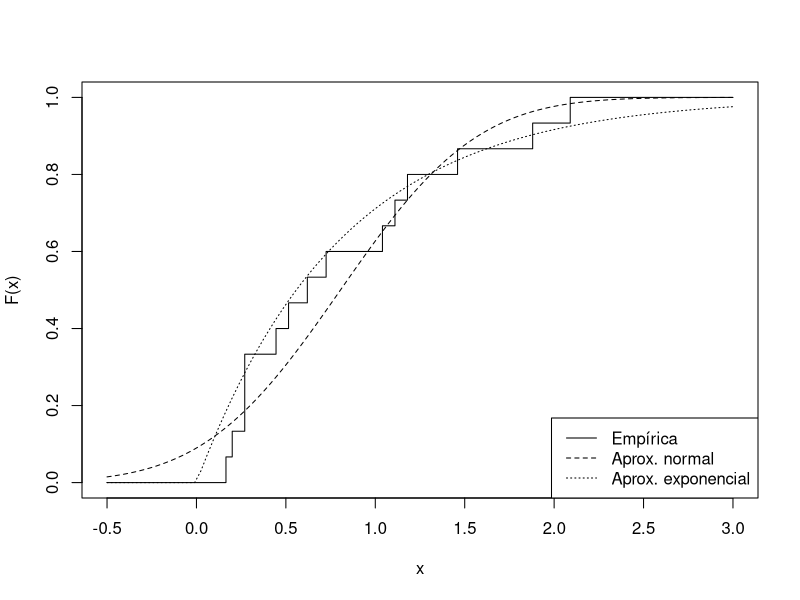
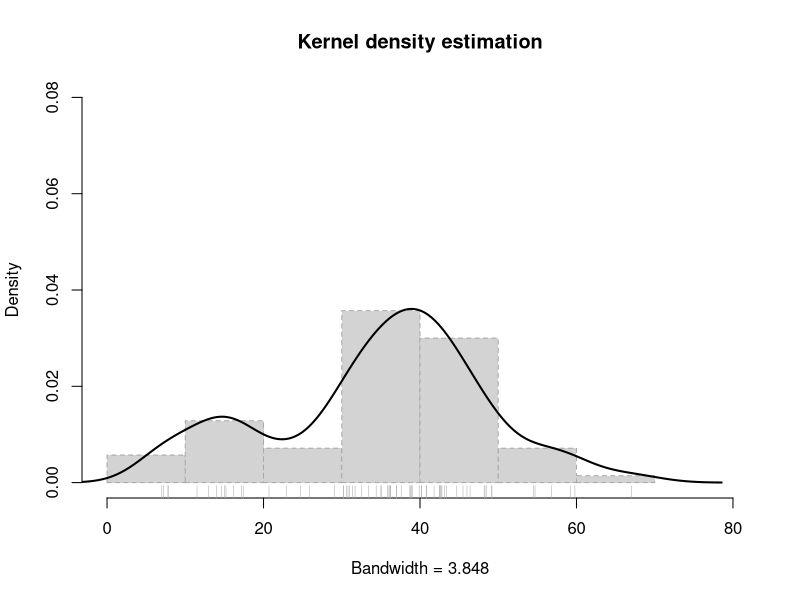

Generate these figures, in order, with R: (Note: this script raises an error after producing the figures.)
## ---- chunk 1

## ---- chunk 2
muestra <- c(0.143, 0.182, 0.256, 0.26, 0.27, 0.437, 0.509, 
             0.611, 0.712, 1.04, 1.09, 1.15, 1.46, 1.88, 2.08)
n <- length(muestra)
sigma <- 0.6

alfa <- 0.05
x_barra <- mean(muestra)

# Remuestreo
set.seed(1)
B <- 1000
estadistico_boot <- numeric(B)
for (k in 1:B) {
    # u <- rnorm(n)
    # remuestra <- u * sigma + x_barra
    remuestra <- rnorm(n, x_barra, sigma)
    x_barra_boot <- mean(remuestra)
    estadistico_boot[k] <- sqrt(n) * (x_barra_boot - x_barra)/sigma
}

# Aproximación bootstrap de los ptos críticos
# Empleando la distribución empírica del estadístico bootstrap: 
    # estadistico_boot_ordenado <- sort(estadistico_boot)
    # indice_inf <- floor(B * alfa/2)
    # indice_sup <- floor(B * (1 - alfa/2))
    # pto_crit <- estadistico_boot_ordenado[c(indice_inf, indice_sup)]
# Empleando la función `quantile`:
pto_crit <- quantile(estadistico_boot, c(alfa/2, 1 - alfa/2))

# Construcción del IC
ic_inf_boot <- x_barra - pto_crit[2] * sigma/sqrt(n)
ic_sup_boot <- x_barra - pto_crit[1] * sigma/sqrt(n)
IC_boot <- c(ic_inf_boot, ic_sup_boot)
names(IC_boot) <- paste0(100*c(alfa, 1-alfa), "%")
IC_boot
## ---- chunk 3
library(boot)
ran.gen.norm <- function(data, mle) {
    # Función para generar muestras aleatorias normales
    # con desviación típica sigma = 0.6,
    # mle contendrá la media de los datos originales
    out <- rnorm(length(data), mle, sigma)
    out
}

statistic <- function(data){
    c(mean(data), sigma^2/length(data))
}

set.seed(1)
res.boot <- boot(muestra, statistic, R = B, sim = "parametric",
                 ran.gen = ran.gen.norm, mle = mean(muestra))

boot.ci(res.boot, type = "stud")
## ---- chunk 4
# Distribución bootstrap uniforme
curve(ecdf(muestra)(x), xlim = c(-.5, 3), ylab = "F(x)", type = "s")
# Distribución bootstrap paramétrico normal
curve(pnorm(x, mean(muestra), 0.6), lty = 2, add = TRUE)
# Distribución bootstrap paramétrico exponencial
curve(pexp(x, 1/mean(muestra)), lty = 3, add = TRUE)
legend("bottomright", legend = c("Empírica", "Aprox. normal", "Aprox. exponencial"), lty = 1:3)
## ---- chunk 5
ran.gen.exp <- function(data, mle) {
    # Función para generar muestras aleatorias exponenciales
    # mle contendrá la media de los datos originales
    out <- rexp(length(data), 1/mle)
    out
}
## ---- chunk 6
x <- precip
npden <- density(x)
# npden <- density(x, bw = "SJ")

# plot(npden)
bandwidth <- npden$bw
hist(x, freq = FALSE, main = "Kernel density estimation", 
     xlab = paste("Bandwidth =", formatC(bandwidth)), lty = 2, 
     border = "darkgray", xlim = c(0, 80), ylim = c(0, 0.08))
lines(npden, lwd = 2)
rug(x, col = "darkgray")
## ---- chunk 7
if (knitr:::is_latex_output()) {
  old.par <- par(mfrow=c(2, 2))
  bws <- 2^seq(log2(bandwidth * 0.01), log2(bandwidth * 20), len = 4)
  for (bw in bws)
    plot(density(x, bw = bw) , main = "Kernel density estimation", 
         xlab = paste("Bandwidth =", formatC(bw)), 
         xlim = c(0, 80), ylim = c(0, 0.08))
  par(old.par)
} else {
  knitr::include_graphics("bandwidth-movie.gif")
}
## ---- chunk 8
## simulation from a density() fit:
# a kernel density fit is an equally-weighted mixture.
nsim <- 1e6
set.seed(1)
# x_boot <- sample(x, nsim, replace = TRUE)
# x_boot <- x_boot + bandwidth * rnorm(nsim)
x_boot <- rnorm(nsim, sample(x, nsim, replace = TRUE), bandwidth)

plot(npden)
lines(density(x_boot), col = "blue", lwd = 2, lty = 2)
## ---- chunk 9
muestra <- c(0.143, 0.182, 0.256, 0.26, 0.27, 0.437, 0.509, 
             0.611, 0.712, 1.04, 1.09, 1.15, 1.46, 1.88, 2.08)
n <- length(muestra)
sigma <- 0.6

alfa <- 0.05
x_barra <- mean(muestra)

# Remuestreo
set.seed(1)
B <- 1000
# h <- 1e-08
h <- bw.SJ(muestra)/2
estadistico_boot <- numeric(B)
for (k in 1:B) {
    # remuestra <- sample(muestra, n, replace = TRUE)
    # remuestrasu <- remuestra + h * rnorm(n, 0, 1)
    remuestrasu <- rnorm(n, sample(muestra, n, replace = TRUE), h)
    x_barra_boot <- mean(remuestrasu)
    estadistico_boot[k] <- sqrt(n) * (x_barra_boot - x_barra)/sigma
}

# Aproximación bootstrap de los ptos críticos
pto_crit <- quantile(estadistico_boot, c(alfa/2, 1 - alfa/2))

# Construcción del IC
ic_inf_boot <- x_barra - pto_crit[2] * sigma/sqrt(n)
ic_sup_boot <- x_barra - pto_crit[1] * sigma/sqrt(n)
IC_boot <- c(ic_inf_boot, ic_sup_boot)
names(IC_boot) <- paste0(100*c(alfa, 1-alfa), "%")
IC_boot
## ---- chunk 10
library(boot)
ran.gen.smooth <- function(data, mle) {
    # Función para generar muestras aleatorias mediante 
    # bootstrap suavizado con función núcleo gaussiana,
    # mle contendrá la ventana.
    n <- length(data)
    h <- mle
    out <- rnorm(n, sample(data, n, replace = TRUE), h)
    out
}

statistic <- function(data){
    c(mean(data), sigma^2/length(data))
}

set.seed(1)
res.boot <- boot(muestra, statistic, R = B, sim = "parametric",
                 ran.gen = ran.gen.smooth, mle = h)

boot.ci(res.boot, type = "stud")
## ---- chunk 11
theta <- 1
n <- 50
curve(n/theta * (x/theta)^(n - 1), 0, theta, ylab = "Density")
## ---- chunk 12
theta <- 1
n <- 50
set.seed(1)
muestra <- runif(50) * theta
theta_est <- max(muestra)
# Remuestreo
B <- 2000
maximo <- numeric(B)
estadistico <- numeric(B)
for (k in 1:B) {
    remuestra <- sample(muestra, n, replace = TRUE)
    maximo[k] <- max(remuestra)
    estadistico[k] <- maximo[k] - theta_est
}
# Distribución estadístico
xlim <- c(-theta/2, 0) # c(-theta, 0)
hist(estadistico, freq = FALSE, main = "", lty = 2, 
     border = "darkgray", xlim = xlim)
lines(density(estadistico))
rug(estadistico, col = "darkgray")
curve(n/theta * ((x + theta)/theta)^(n - 1), col = "blue", lty = 2, lwd = 2, add = TRUE)
## ---- chunk 13
# Remuestreo
B <- 2000
maximo <- numeric(B)
estadistico <- numeric(B)
for (k in 1:B) {
    remuestra <- runif(n) * theta_est
    maximo[k] <- max(remuestra)
    estadistico[k] <- maximo[k] - theta_est
}
# Distribución estadístico
xlim <- c(-theta/2, 0) # c(-theta, 0)
hist(estadistico, freq = FALSE, main = "", lty = 2, 
     border = "darkgray", xlim = xlim)
lines(density(estadistico))
rug(estadistico, col = "darkgray")
curve(n/theta * ((x + theta)/theta)^(n - 1), col = "blue", lty = 2, lwd = 2, add = TRUE)
